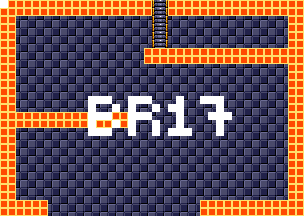

The image is a tile-based game level rendered from a .tmx file. Its description and source (layers, tilesets, objects; grid data summarised) follow:
An orthogonal 38x27 tile map with 8x8 px tiles, 4 tile layers (background, foreground, room numbers, Objects), 15 tilesets.

<map version="1.5" tiledversion="1.7.1" orientation="orthogonal" renderorder="right-down" width="38" height="27" tilewidth="8" tileheight="8" infinite="0" nextlayerid="11" nextobjectid="1">
 <tileset firstgid="1" source="tilesheets/tsKarniMata.tsx" />
 <tileset firstgid="1025" source="tilesheets/tsVoodooWasp.tsx" />
 <tileset firstgid="2049" source="tilesheets/tsBurial.tsx" />
 <tileset firstgid="3073" source="tilesheets/tsBlueTemple.tsx" />
 <tileset firstgid="4097" source="tilesheets/tsGoddess.tsx" />
 <tileset firstgid="5121" source="tilesheets/tsKonark.tsx" />
 <tileset firstgid="6145" name="sEnemies" tilewidth="8" tileheight="8" tilecount="1024" columns="32">
  <image source="../grapx/tilesheets/sObjects.bmp" trans="ff94ff" width="256" height="256" />
 </tileset>
 <tileset firstgid="7169" source="tilesheets/tsIceTemple.tsx" />
 <tileset firstgid="8193" source="tilesheets/tsLavaArea.tsx" />
 <tileset firstgid="9217" source="tilesheets/tsBossArea.tsx" />
 <tileset firstgid="10241" source="tilesheets/tsPegu.tsx" />
 <tileset firstgid="11265" source="tilesheets/sTiwanakuTemple.tsx" />
 <tileset firstgid="12289" source="tilesheets/sIndraTemple.tsx" />
 <tileset firstgid="13313" source="tilesheets/sTeleport.tsx" />
 <tileset firstgid="14337" source="tilesheets/sObjects.tsx" />
 <layer id="2" name="background" width="38" height="27">
  <data>[1026 cells, 1026 non-empty, 2 distinct tile ids]</data>
 </layer>
 <layer id="1" name="foreground" width="38" height="27">
  <data>[1026 cells, 280 non-empty, 3 distinct tile ids]</data>
 </layer>
 <layer id="7" name="room numbers" width="38" height="27">
  <data>[1026 cells, 43 non-empty, 1 distinct tile ids]</data>
 </layer>
 <layer id="10" name="Objects" width="38" height="27">
  <data>[1026 cells, 0 non-empty, 0 distinct tile ids]</data>
 </layer>
</map>
